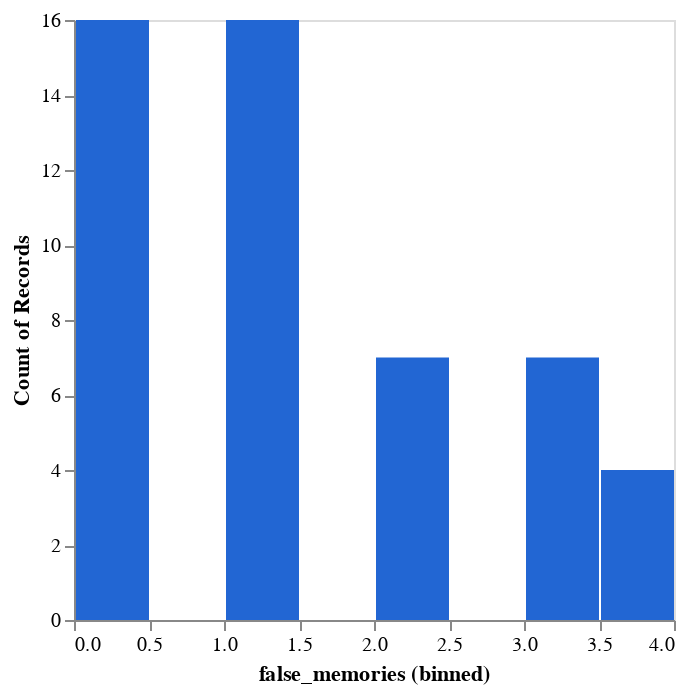

The cell this chart's notebook holds for it:
### Code cell
DeepnoteChart(prescripted_df, """{"layer":[{"layer":[{"mark":{"clip":true,"type":"bar","color":"#2266D3","tooltip":true},"encoding":{"x":{"bin":true,"axis":{"grid":false},"sort":null,"type":"quantitative","field":"false_memories"},"y":{"axis":{"grid":false},"sort":null,"type":"quantitative","scale":{"type":"linear"},"format":{"type":"default","decimals":null},"aggregate":"count","formatType":"numberFormatFromNumberType"}}}]}],"title":"","config":{"legend":{}},"$schema":"https://vega.github.io/schema/vega-lite/v5.json","encoding":{},"usermeta":{"aditionalTypeInfo":{"histogramLayerIndexes":[0]},"tooltipDefaultMode":true}}""")

### Figure 1 — Vega-Lite specification as saved in the notebook (floating-point values rounded to 4 significant figures)
{"layer": [{"layer": [{"mark": {"clip": true, "type": "bar", "color": "#2266D3", "tooltip": true}, "encoding": {"x": {"bin": true, "axis": {"grid": false}, "sort": null, "type": "quantitative", "field": "false_memories"}, "y": {"axis": {"grid": false}, "sort": null, "type": "quantitative", "scale": {"type": "linear"}, "format": {"type": "default", "decimals": null}, "aggregate": "count", "formatType": "numberFormatFromNumberType"}}}]}], "title": "", "config": {"legend": {}}, "$schema": "https://vega.github.io/schema/vega-lite/v5.json", "encoding": {}, "usermeta": {"aditionalTypeInfo": {"histogramLayerIndexes": [0]}, "tooltipDefaultMode": true}, "data": {"values": [{"Exp_condition": "static-chatbot", "PostQues_3": 4, "PostQues_10": 3, "PostQues_14": 2, "PostQues_20": 4, "PostQues_25": 2, "false_memories": 0}, {"Exp_condition": "static-chatbot", "PostQues_3": 1, "PostQues_10": 2, "PostQues_14": 2, "PostQues_20": 4, "PostQues_25": 4, "false_memories": 0}, {"Exp_condition": "static-chatbot", "PostQues_3": 4, "PostQues_10": 4, "PostQues_14": 2, "PostQues_20": 5, "PostQues_25": 2, "false_memories": 1}, {"Exp_condition": "static-chatbot", "PostQues_3": 2, "PostQues_10": 2, "PostQues_14": 2, "PostQues_20": 4, "PostQues_25": 2, "false_memories": 0}, {"Exp_condition": "static-chatbot", "PostQues_3": 6, "PostQues_10": 2, "PostQues_14": 2, "PostQues_20": 4, "PostQues_25": 1, "false_memories": 1}, {"Exp_condition": "static-chatbot", "PostQues_3": 5, "PostQues_10": 5, "PostQues_14": 4, "PostQues_20": 5, "PostQues_25": 2, "false_memories": 3}, {"Exp_condition": "static-chatbot", "PostQues_3": 1, "PostQues_10": 7, "PostQues_14": 1, "PostQues_20": 7, "PostQues_25": 2, "false_memories": 2}, {"Exp_condition": "static-chatbot", "PostQues_3": 1, "PostQues_10": 3, "PostQues_14": 2, "PostQues_20": 5, "PostQues_25": 4, "false_memories": 1}, {"Exp_condition": "static-chatbot", "PostQues_3": 2, "PostQues_10": 2, "PostQues_14": 2, "PostQues_20": 2, "PostQues_25": 2, "false_memories": 0}, {"Exp_condition": "static-chatbot", "PostQues_3": 6, "PostQues_10": 6, "PostQues_14": 6, "PostQues_20": 7, "PostQues_25": 2, "false_memories": 4}, {"Exp_condition": "static-chatbot", "PostQues_3": 4, "PostQues_10": 4, "PostQues_14": 4, "PostQues_20": 4, "PostQues_25": 4, "false_memories": 0}, {"Exp_condition": "static-chatbot", "PostQues_3": 2, "PostQues_10": 5, "PostQues_14": 3, "PostQues_20": 4, "PostQues_25": 4, "false_memories": 1}, {"Exp_condition": "static-chatbot", "PostQues_3": 2, "PostQues_10": 4, "PostQues_14": 4, "PostQues_20": 6, "PostQues_25": 4, "false_memories": 1}, {"Exp_condition": "static-chatbot", "PostQues_3": 2, "PostQues_10": 2, "PostQues_14": 2, "PostQues_20": 5, "PostQues_25": 2, "false_memories": 1}, {"Exp_condition": "static-chatbot", "PostQues_3": 2, "PostQues_10": 4, "PostQues_14": 2, "PostQues_20": 3, "PostQues_25": 1, "false_memories": 0}, {"Exp_condition": "static-chatbot", "PostQues_3": 2, "PostQues_10": 3, "PostQues_14": 3, "PostQues_20": 4, "PostQues_25": 4, "false_memories": 0}, {"Exp_condition": "static-chatbot", "PostQues_3": 6, "PostQues_10": 4, "PostQues_14": 2, "PostQues_20": 5, "PostQues_25": 5, "false_memories": 3}, {"Exp_condition": "static-chatbot", "PostQues_3": 4, "PostQues_10": 5, "PostQues_14": 2, "PostQues_20": 4, "PostQues_25": 3, "false_memories": 1}, {"Exp_condition": "static-chatbot", "PostQues_3": 3, "PostQues_10": 2, "PostQues_14": 2, "PostQues_20": 4, "PostQues_25": 2, "false_memories": 0}, {"Exp_condition": "static-chatbot", "PostQues_3": 2, "PostQues_10": 5, "PostQues_14": 2, "PostQues_20": 2, "PostQues_25": 2, "false_memories": 1}, {"Exp_condition": "static-chatbot", "PostQues_3": 3, "PostQues_10": 7, "PostQues_14": 2, "PostQues_20": 5, "PostQues_25": 4, "false_memories": 2}, {"Exp_condition": "static-chatbot", "PostQues_3": 1, "PostQues_10": 2, "PostQues_14": 1, "PostQues_20": 2, "PostQues_25": 2, "false_memories": 0}, {"Exp_condition": "static-chatbot", "PostQues_3": 1, "PostQues_10": 6, "PostQues_14": 2, "PostQues_20": 6, "PostQues_25": 4, "false_memories": 2}, {"Exp_condition": "static-chatbot", "PostQues_3": 2, "PostQues_10": 3, "PostQues_14": 4, "PostQues_20": 4, "PostQues_25": 4, "false_memories": 0}, {"Exp_condition": "static-chatbot", "PostQues_3": 2, "PostQues_10": 2, "PostQues_14": 2, "PostQues_20": 4, "PostQues_25": 2, "false_memories": 0}, {"Exp_condition": "static-chatbot", "PostQues_3": 2, "PostQues_10": 7, "PostQues_14": 3, "PostQues_20": 4, "PostQues_25": 4, "false_memories": 1}, {"Exp_condition": "static-chatbot", "PostQues_3": 3, "PostQues_10": 4, "PostQues_14": 3, "PostQues_20": 6, "PostQues_25": 2, "false_memories": 1}, {"Exp_condition": "static-chatbot", "PostQues_3": 2, "PostQues_10": 2, "PostQues_14": 1, "PostQues_20": 1, "PostQues_25": 4, "false_memories": 0}, {"Exp_condition": "static-chatbot", "PostQues_3": 2, "PostQues_10": 6, "PostQues_14": 3, "PostQues_20": 4, "PostQues_25": 4, "false_memories": 1}, {"Exp_condition": "static-chatbot", "PostQues_3": 2, "PostQues_10": 2, "PostQues_14": 2, "PostQues_20": 6, "PostQues_25": 2, "false_memories": 1}, {"Exp_condition": "static-chatbot", "PostQues_3": 6, "PostQues_10": 6, "PostQues_14": 6, "PostQues_20": 6, "PostQues_25": 4, "false_memories": 4}, {"Exp_condition": "static-chatbot", "PostQues_3": 3, "PostQues_10": 3, "PostQues_14": 5, "PostQues_20": 3, "PostQues_25": 4, "false_memories": 1}, {"Exp_condition": "static-chatbot", "PostQues_3": 5, "PostQues_10": 6, "PostQues_14": 4, "PostQues_20": 6, "PostQues_25": 7, "false_memories": 4}, {"Exp_condition": "static-chatbot", "PostQues_3": 2, "PostQues_10": 2, "PostQues_14": 1, "PostQues_20": 7, "PostQues_25": 1, "false_memories": 1}, {"Exp_condition": "static-chatbot", "PostQues_3": 2, "PostQues_10": 4, "PostQues_14": 5, "PostQues_20": 5, "PostQues_25": 2, "false_memories": 2}, {"Exp_condition": "static-chatbot", "PostQues_3": 3, "PostQues_10": 7, "PostQues_14": 2, "PostQues_20": 4, "PostQues_25": 3, "false_memories": 1}, {"Exp_condition": "static-chatbot", "PostQues_3": 5, "PostQues_10": 4, "PostQues_14": 2, "PostQues_20": 5, "PostQues_25": 4, "false_memories": 2}, {"Exp_condition": "static-chatbot", "PostQues_3": 4, "PostQues_10": 4, "PostQues_14": 2, "PostQues_20": 4, "PostQues_25": 4, "false_memories": 0}, {"Exp_condition": "static-chatbot", "PostQues_3": 4, "PostQues_10": 5, "PostQues_14": 5, "PostQues_20": 5, "PostQues_25": 3, "false_memories": 3}, {"Exp_condition": "static-chatbot", "PostQues_3": 4, "PostQues_10": 4, "PostQues_14": 2, "PostQues_20": 6, "PostQues_25": 4, "false_memories": 1}, {"Exp_condition": "static-chatbot", "PostQues_3": 1, "PostQues_10": 3, "PostQues_14": 3, "PostQues_20": 1, "PostQues_25": 2, "false_memories": 0}, {"Exp_condition": "static-chatbot", "PostQues_3": 5, "PostQues_10": 6, "PostQues_14": 5, "PostQues_20": 5, "PostQues_25": 4, "false_memories": 4}, {"Exp_condition": "static-chatbot", "PostQues_3": 7, "PostQues_10": 7, "PostQues_14": 3, "PostQues_20": 6, "PostQues_25": 4, "false_memories": 3}, {"Exp_condition": "static-chatbot", "PostQues_3": 1, "PostQues_10": 6, "PostQues_14": 6, "PostQues_20": 6, "PostQues_25": 4, "false_memories": 3}, {"Exp_condition": "static-chatbot", "PostQues_3": 4, "PostQues_10": 5, "PostQues_14": 5, "PostQues_20": 6, "PostQues_25": 4, "false_memories": 3}, {"Exp_condition": "static-chatbot", "PostQues_3": 1, "PostQues_10": 2, "PostQues_14": 2, "PostQues_20": 4, "PostQues_25": 4, "false_memories": 0}, {"Exp_condition": "static-chatbot", "PostQues_3": 4, "PostQues_10": 4, "PostQues_14": 2, "PostQues_20": 4, "PostQues_25": 3, "false_memories": 0}, {"Exp_condition": "static-chatbot", "PostQues_3": 2, "PostQues_10": 6, "PostQues_14": 3, "PostQues_20": 5, "PostQues_25": 3, "false_memories": 2}, {"Exp_condition": "static-chatbot", "PostQues_3": 5, "PostQues_10": 7, "PostQues_14": 2, "PostQues_20": 6, "PostQues_25": 4, "false_memories": 3}, {"Exp_condition": "static-chatbot", "PostQues_3": 1, "PostQues_10": 5, "PostQues_14": 3, "PostQues_20": 6, "PostQues_25": 4, "false_memories": 2}]}}
